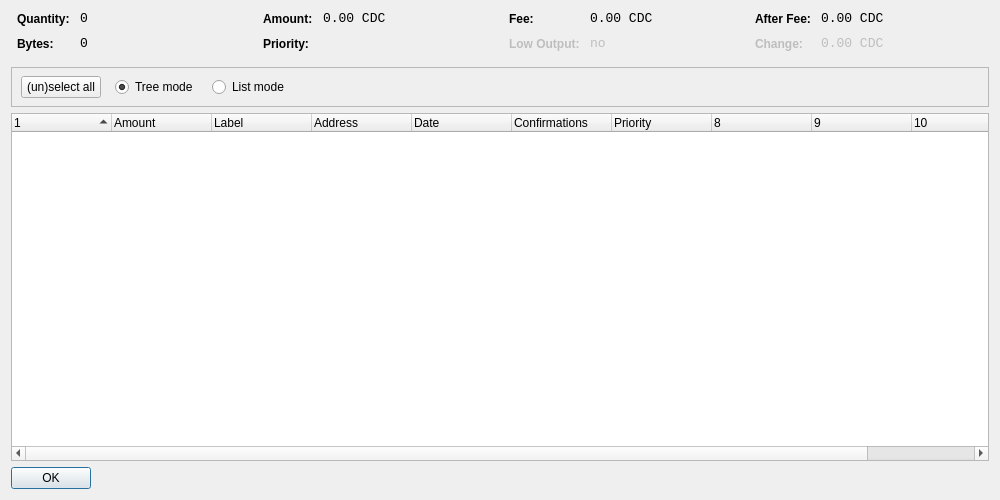
<?xml version="1.0" encoding="UTF-8"?>
<ui version="4.0">
 <class>CoinControlDialog</class>
 <widget class="QDialog" name="CoinControlDialog">
  <property name="geometry">
   <rect>
    <x>0</x>
    <y>0</y>
    <width>1000</width>
    <height>500</height>
   </rect>
  </property>
  <property name="windowTitle">
   <string>Coin Control</string>
  </property>
  <layout class="QVBoxLayout" name="verticalLayout">
   <item>
    <layout class="QHBoxLayout" name="horizontalLayoutTop" stretch="0,0,0,0">
     <property name="topMargin">
      <number>0</number>
     </property>
     <property name="bottomMargin">
      <number>10</number>
     </property>
     <item>
      <layout class="QFormLayout" name="formLayoutCoinControl1">
       <property name="horizontalSpacing">
        <number>10</number>
       </property>
       <property name="verticalSpacing">
        <number>10</number>
       </property>
       <property name="leftMargin">
        <number>6</number>
       </property>
       <property name="rightMargin">
        <number>6</number>
       </property>
       <item row="0" column="0">
        <widget class="QLabel" name="labelCoinControlQuantityText">
         <property name="styleSheet">
          <string notr="true">font-weight:bold;</string>
         </property>
         <property name="text">
          <string>Quantity:</string>
         </property>
        </widget>
       </item>
       <item row="0" column="1">
        <widget class="QLabel" name="labelCoinControlQuantity">
         <property name="font">
          <font>
           <family>Monospace</family>
           <pointsize>10</pointsize>
          </font>
         </property>
         <property name="cursor">
          <cursorShape>IBeamCursor</cursorShape>
         </property>
         <property name="contextMenuPolicy">
          <enum>Qt::ActionsContextMenu</enum>
         </property>
         <property name="text">
          <string notr="true">0</string>
         </property>
         <property name="textInteractionFlags">
          <set>Qt::LinksAccessibleByMouse|Qt::TextSelectableByKeyboard|Qt::TextSelectableByMouse</set>
         </property>
        </widget>
       </item>
       <item row="1" column="0">
        <widget class="QLabel" name="labelCoinControlBytesText">
         <property name="styleSheet">
          <string notr="true">font-weight:bold;</string>
         </property>
         <property name="text">
          <string>Bytes:</string>
         </property>
        </widget>
       </item>
       <item row="1" column="1">
        <widget class="QLabel" name="labelCoinControlBytes">
         <property name="font">
          <font>
           <family>Monospace</family>
           <pointsize>10</pointsize>
          </font>
         </property>
         <property name="cursor">
          <cursorShape>IBeamCursor</cursorShape>
         </property>
         <property name="contextMenuPolicy">
          <enum>Qt::ActionsContextMenu</enum>
         </property>
         <property name="text">
          <string notr="true">0</string>
         </property>
         <property name="textInteractionFlags">
          <set>Qt::LinksAccessibleByMouse|Qt::TextSelectableByKeyboard|Qt::TextSelectableByMouse</set>
         </property>
        </widget>
       </item>
      </layout>
     </item>
     <item>
      <layout class="QFormLayout" name="formLayoutCoinControl2">
       <property name="horizontalSpacing">
        <number>10</number>
       </property>
       <property name="verticalSpacing">
        <number>10</number>
       </property>
       <property name="leftMargin">
        <number>6</number>
       </property>
       <property name="rightMargin">
        <number>6</number>
       </property>
       <item row="0" column="0">
        <widget class="QLabel" name="labelCoinControlAmountText">
         <property name="styleSheet">
          <string notr="true">font-weight:bold;</string>
         </property>
         <property name="text">
          <string>Amount:</string>
         </property>
        </widget>
       </item>
       <item row="0" column="1">
        <widget class="QLabel" name="labelCoinControlAmount">
         <property name="font">
          <font>
           <family>Monospace</family>
           <pointsize>10</pointsize>
          </font>
         </property>
         <property name="cursor">
          <cursorShape>IBeamCursor</cursorShape>
         </property>
         <property name="contextMenuPolicy">
          <enum>Qt::ActionsContextMenu</enum>
         </property>
         <property name="text">
          <string notr="true">0.00 CDC</string>
         </property>
         <property name="textInteractionFlags">
          <set>Qt::LinksAccessibleByMouse|Qt::TextSelectableByKeyboard|Qt::TextSelectableByMouse</set>
         </property>
        </widget>
       </item>
       <item row="1" column="0">
        <widget class="QLabel" name="labelCoinControlPriorityText">
         <property name="styleSheet">
          <string notr="true">font-weight:bold;</string>
         </property>
         <property name="text">
          <string>Priority:</string>
         </property>
        </widget>
       </item>
       <item row="1" column="1">
        <widget class="QLabel" name="labelCoinControlPriority">
         <property name="font">
          <font>
           <family>Monospace</family>
           <pointsize>10</pointsize>
          </font>
         </property>
         <property name="cursor">
          <cursorShape>IBeamCursor</cursorShape>
         </property>
         <property name="contextMenuPolicy">
          <enum>Qt::ActionsContextMenu</enum>
         </property>
         <property name="text">
          <string/>
         </property>
         <property name="textInteractionFlags">
          <set>Qt::LinksAccessibleByMouse|Qt::TextSelectableByKeyboard|Qt::TextSelectableByMouse</set>
         </property>
        </widget>
       </item>
      </layout>
     </item>
     <item>
      <layout class="QFormLayout" name="formLayoutCoinControl3">
       <property name="horizontalSpacing">
        <number>10</number>
       </property>
       <property name="verticalSpacing">
        <number>10</number>
       </property>
       <property name="leftMargin">
        <number>6</number>
       </property>
       <property name="rightMargin">
        <number>6</number>
       </property>
       <item row="0" column="0">
        <widget class="QLabel" name="labelCoinControlFeeText">
         <property name="styleSheet">
          <string notr="true">font-weight:bold;</string>
         </property>
         <property name="text">
          <string>Fee:</string>
         </property>
        </widget>
       </item>
       <item row="0" column="1">
        <widget class="QLabel" name="labelCoinControlFee">
         <property name="font">
          <font>
           <family>Monospace</family>
           <pointsize>10</pointsize>
          </font>
         </property>
         <property name="cursor">
          <cursorShape>IBeamCursor</cursorShape>
         </property>
         <property name="contextMenuPolicy">
          <enum>Qt::ActionsContextMenu</enum>
         </property>
         <property name="text">
          <string notr="true">0.00 CDC</string>
         </property>
         <property name="textInteractionFlags">
          <set>Qt::LinksAccessibleByMouse|Qt::TextSelectableByKeyboard|Qt::TextSelectableByMouse</set>
         </property>
        </widget>
       </item>
       <item row="1" column="0">
        <widget class="QLabel" name="labelCoinControlLowOutputText">
         <property name="enabled">
          <bool>false</bool>
         </property>
         <property name="styleSheet">
          <string notr="true">font-weight:bold;</string>
         </property>
         <property name="text">
          <string>Low Output:</string>
         </property>
        </widget>
       </item>
       <item row="1" column="1">
        <widget class="QLabel" name="labelCoinControlLowOutput">
         <property name="enabled">
          <bool>false</bool>
         </property>
         <property name="font">
          <font>
           <family>Monospace</family>
           <pointsize>10</pointsize>
          </font>
         </property>
         <property name="cursor">
          <cursorShape>IBeamCursor</cursorShape>
         </property>
         <property name="contextMenuPolicy">
          <enum>Qt::ActionsContextMenu</enum>
         </property>
         <property name="text">
          <string notr="true">no</string>
         </property>
         <property name="textInteractionFlags">
          <set>Qt::LinksAccessibleByMouse|Qt::TextSelectableByKeyboard|Qt::TextSelectableByMouse</set>
         </property>
        </widget>
       </item>
      </layout>
     </item>
     <item>
      <layout class="QFormLayout" name="formLayoutCoinControl4">
       <property name="horizontalSpacing">
        <number>10</number>
       </property>
       <property name="verticalSpacing">
        <number>10</number>
       </property>
       <property name="leftMargin">
        <number>6</number>
       </property>
       <property name="rightMargin">
        <number>6</number>
       </property>
       <item row="0" column="0">
        <widget class="QLabel" name="labelCoinControlAfterFeeText">
         <property name="styleSheet">
          <string notr="true">font-weight:bold;</string>
         </property>
         <property name="text">
          <string>After Fee:</string>
         </property>
        </widget>
       </item>
       <item row="0" column="1">
        <widget class="QLabel" name="labelCoinControlAfterFee">
         <property name="font">
          <font>
           <family>Monospace</family>
           <pointsize>10</pointsize>
          </font>
         </property>
         <property name="cursor">
          <cursorShape>IBeamCursor</cursorShape>
         </property>
         <property name="contextMenuPolicy">
          <enum>Qt::ActionsContextMenu</enum>
         </property>
         <property name="text">
          <string notr="true">0.00 CDC</string>
         </property>
         <property name="textInteractionFlags">
          <set>Qt::LinksAccessibleByMouse|Qt::TextSelectableByKeyboard|Qt::TextSelectableByMouse</set>
         </property>
        </widget>
       </item>
       <item row="1" column="0">
        <widget class="QLabel" name="labelCoinControlChangeText">
         <property name="enabled">
          <bool>false</bool>
         </property>
         <property name="styleSheet">
          <string notr="true">font-weight:bold;</string>
         </property>
         <property name="text">
          <string>Change:</string>
         </property>
        </widget>
       </item>
       <item row="1" column="1">
        <widget class="QLabel" name="labelCoinControlChange">
         <property name="enabled">
          <bool>false</bool>
         </property>
         <property name="font">
          <font>
           <family>Monospace</family>
           <pointsize>10</pointsize>
          </font>
         </property>
         <property name="cursor">
          <cursorShape>IBeamCursor</cursorShape>
         </property>
         <property name="contextMenuPolicy">
          <enum>Qt::ActionsContextMenu</enum>
         </property>
         <property name="text">
          <string notr="true">0.00 CDC</string>
         </property>
         <property name="textInteractionFlags">
          <set>Qt::LinksAccessibleByMouse|Qt::TextSelectableByKeyboard|Qt::TextSelectableByMouse</set>
         </property>
        </widget>
       </item>
      </layout>
     </item>
    </layout>
   </item>
   <item>
    <widget class="QFrame" name="frame">
     <property name="minimumSize">
      <size>
       <width>0</width>
       <height>40</height>
      </size>
     </property>
     <property name="frameShape">
      <enum>QFrame::StyledPanel</enum>
     </property>
     <property name="frameShadow">
      <enum>QFrame::Sunken</enum>
     </property>
     <widget class="QWidget" name="horizontalLayoutWidget">
      <property name="geometry">
       <rect>
        <x>10</x>
        <y>0</y>
        <width>781</width>
        <height>41</height>
       </rect>
      </property>
      <layout class="QHBoxLayout" name="horizontalLayoutPanel" stretch="0,0,0,0,0">
       <property name="spacing">
        <number>14</number>
       </property>
       <item>
        <widget class="QPushButton" name="pushButtonSelectAll">
         <property name="sizePolicy">
          <sizepolicy hsizetype="Maximum" vsizetype="Fixed">
           <horstretch>0</horstretch>
           <verstretch>0</verstretch>
          </sizepolicy>
         </property>
         <property name="text">
          <string>(un)select all</string>
         </property>
        </widget>
       </item>
       <item>
        <widget class="QRadioButton" name="radioTreeMode">
         <property name="sizePolicy">
          <sizepolicy hsizetype="Maximum" vsizetype="Fixed">
           <horstretch>0</horstretch>
           <verstretch>0</verstretch>
          </sizepolicy>
         </property>
         <property name="text">
          <string>Tree mode</string>
         </property>
         <property name="checked">
          <bool>true</bool>
         </property>
        </widget>
       </item>
       <item>
        <widget class="QRadioButton" name="radioListMode">
         <property name="sizePolicy">
          <sizepolicy hsizetype="Maximum" vsizetype="Fixed">
           <horstretch>0</horstretch>
           <verstretch>0</verstretch>
          </sizepolicy>
         </property>
         <property name="text">
          <string>List mode</string>
         </property>
        </widget>
       </item>
       <item>
        <spacer name="horizontalSpacer">
         <property name="orientation">
          <enum>Qt::Horizontal</enum>
         </property>
         <property name="sizeHint" stdset="0">
          <size>
           <width>40</width>
           <height>20</height>
          </size>
         </property>
        </spacer>
       </item>
      </layout>
     </widget>
    </widget>
   </item>
   <item>
    <widget class="CoinControlTreeWidget" name="treeWidget">
     <property name="contextMenuPolicy">
      <enum>Qt::CustomContextMenu</enum>
     </property>
     <property name="sortingEnabled">
      <bool>false</bool>
     </property>
     <property name="columnCount">
      <number>11</number>
     </property>
     <attribute name="headerShowSortIndicator" stdset="0">
      <bool>true</bool>
     </attribute>
     <attribute name="headerStretchLastSection">
      <bool>false</bool>
     </attribute>
     <column>
      <property name="text">
       <string/>
      </property>
     </column>
     <column>
      <property name="text">
       <string>Amount</string>
      </property>
     </column>
     <column>
      <property name="text">
       <string>Label</string>
      </property>
     </column>
     <column>
      <property name="text">
       <string>Address</string>
      </property>
     </column>
     <column>
      <property name="text">
       <string>Date</string>
      </property>
     </column>
     <column>
      <property name="text">
       <string>Confirmations</string>
      </property>
      <property name="toolTip">
       <string>Confirmed</string>
      </property>
     </column>
     <column>
      <property name="text">
       <string>Priority</string>
      </property>
     </column>
     <column>
      <property name="text">
       <string/>
      </property>
     </column>
     <column>
      <property name="text">
       <string/>
      </property>
     </column>
     <column>
      <property name="text">
       <string/>
      </property>
     </column>
     <column>
      <property name="text">
       <string/>
      </property>
     </column>
    </widget>
   </item>
   <item>
    <widget class="QDialogButtonBox" name="buttonBox">
     <property name="sizePolicy">
      <sizepolicy hsizetype="Maximum" vsizetype="Fixed">
       <horstretch>0</horstretch>
       <verstretch>0</verstretch>
      </sizepolicy>
     </property>
     <property name="orientation">
      <enum>Qt::Horizontal</enum>
     </property>
     <property name="standardButtons">
      <set>QDialogButtonBox::Ok</set>
     </property>
    </widget>
   </item>
  </layout>
 </widget>
 <customwidgets>
  <customwidget>
   <class>CoinControlTreeWidget</class>
   <extends>QTreeWidget</extends>
   <header>coincontroltreewidget.h</header>
  </customwidget>
 </customwidgets>
 <resources/>
 <connections/>
</ui>
